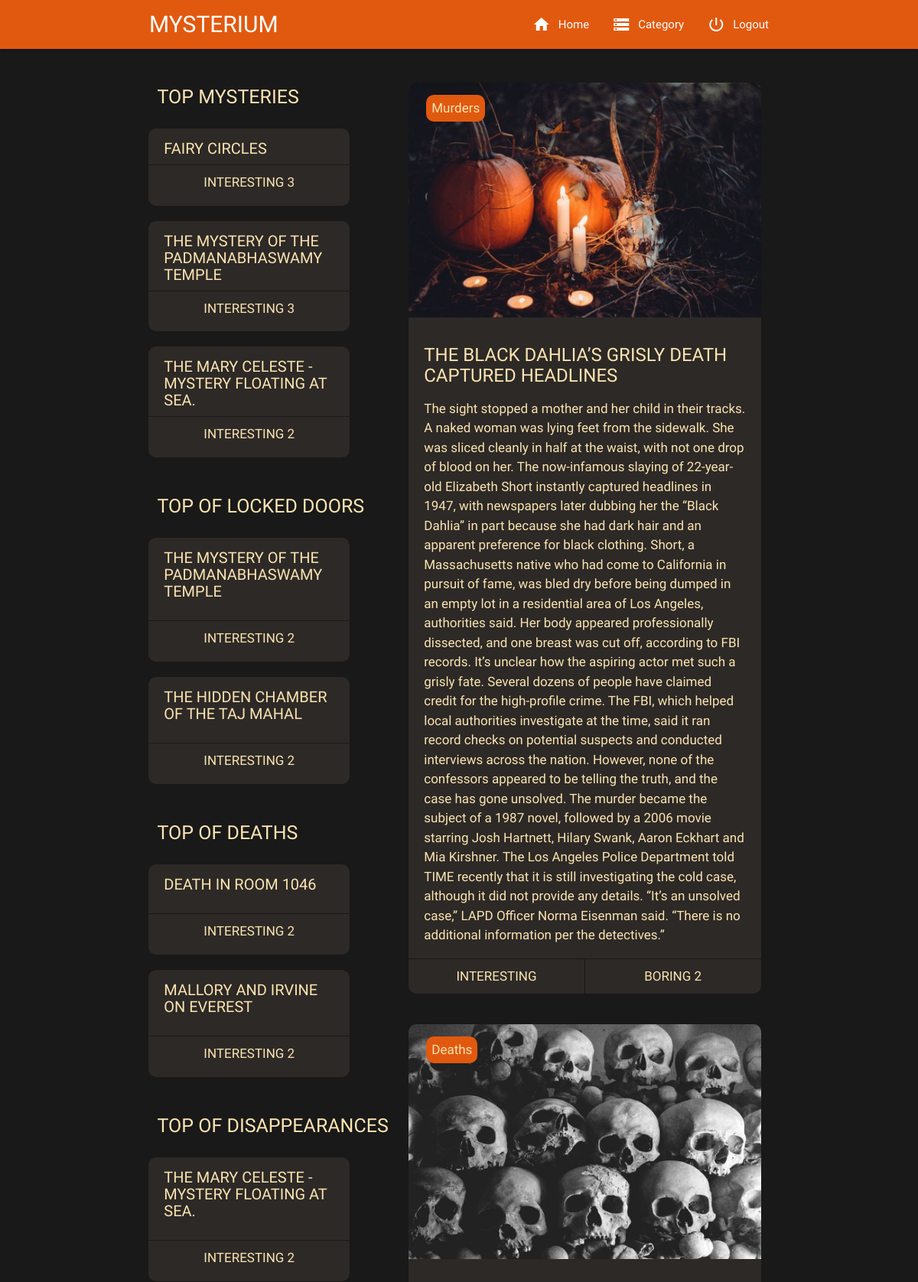
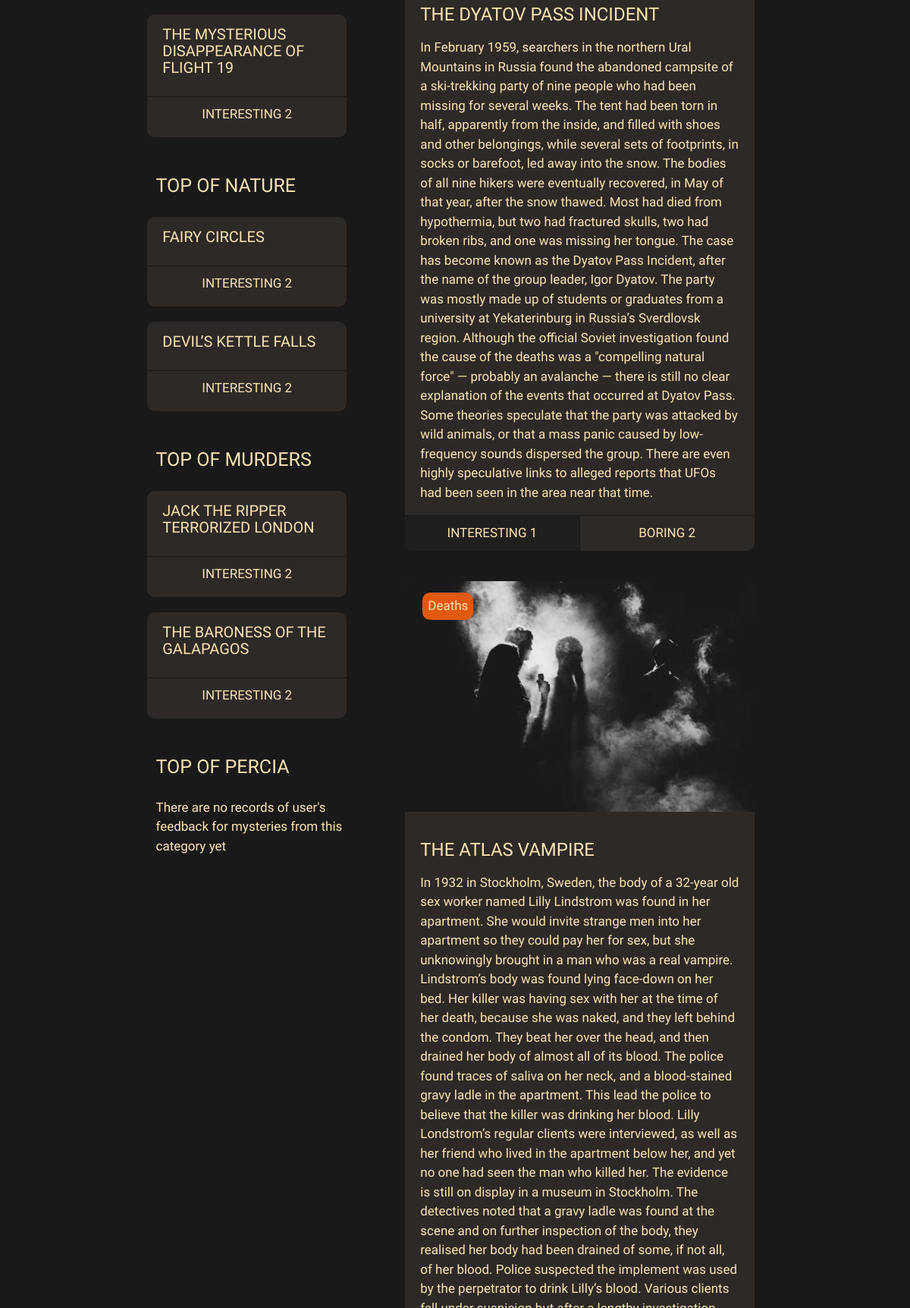
Screenshot of /index.php?view=mysterium (signed in, upper part) with the database file from the repository (2 pictures, top to bottom).
### tables this page shows
CREATE TABLE `menu` (
  `menuID` int(255) NOT NULL,
  `href` varchar(255) NOT NULL,
  `name` varchar(255) DEFAULT NULL,
  `icon` varchar(255) DEFAULT NULL,
  `menuTypeID` int(20) DEFAULT NULL,
  `social` bit(1) DEFAULT NULL
);

CREATE TABLE `mystery` (
  `mysteryID` int(10) NOT NULL,
  `title` varchar(255) NOT NULL,
  `content` text NOT NULL,
  `image` varchar(255) NOT NULL,
  `timestamp` int(255) NOT NULL,
  `categoryID` int(11) NOT NULL
);

CREATE TABLE `category` (
  `categoryID` int(5) NOT NULL,
  `title` varchar(255) NOT NULL,
  `icon` varchar(255) DEFAULT NULL
);

### views/mysteriumContent.php (the view, shortened to what this page needs)
<?php
    require_once "connection.php";
    if($connection)
    {
        try{
            $wantedNumberOfMysteries = 5;
            $query5 = "SELECT m.mysteryID AS mysteryID, m.title AS title, c.title AS category, m.timestamp AS timestamp, m.content AS content, image FROM mystery m INNER JOIN category c ON m.categoryID = c.categoryID ORDER BY timestamp LIMIT $wantedNumberOfMysteries OFFSET 0";
            $result5 = $connection -> query($query5) ->  fetchAll();
        }
        catch(PDOException $ex){
            echo $ex;
        }
    }
    $getTop3Mysteries = "SELECT COUNT(m.title) AS number, m.mysteryID AS mystery, m.title AS title, m.image AS image FROM usermystery um INNER JOIN mystery m ON um.mysteryID = m.mysteryID WHERE interesting = 1 GROUP BY title ORDER BY number DESC LIMIT 3";
    $top3Mysteries = $connection -> query($getTop3Mysteries) -> fetchAll();
    $getTopOne = "SELECT title, categoryID FROM category";
    $topOne = $connection -> query($getTopOne) -> fetchAll();
?>
<div class="container-fluid backgroundDark nestanibgdark">
    <div class="container">
        <div class="row mysteriumContent pt-5">
            <div class="col l5 s12 backgroundDark m-0 p-0 mb-5">
                <h2 class="uppercase mb-4"> Top mysteries </h2>
                <?php if($top3Mysteries): ?>
                    <?php foreach($top3Mysteries as $one): ?>
                        <?php
                            $mystery = $one -> mystery;
                            $numberInt = "SELECT COUNT(*) as interesting FROM usermystery WHERE mysteryID = $mystery AND interesting = 1";
                            $numberIntResult = $connection -> query($numberInt) -> fetch();
                        ?>
                        <div class="row miniContent">
                            <a href="<?= $_SERVER["PHP_SELF"] . "?view=mysterium&content=category&mystery=" . $one -> title ?>">
                            <h3 class="pt-3 mb-0 uppercase highlight"> <?= $one -> title ?> </h3>
                            </a>
                            <div class="d-flex justify-content-around">
                                <p class="pstyle highlight uppercase"> Interesting <span class="likeCol"> <?php if($numberIntResult -> interesting != 0)  echo $numberIntResult -> interesting ?> </span> </p>
                            </div>
                        </div>
                    <?php endforeach; ?>
                <?php else: ?>
                        <p class="infoNoMys"> There are no records of user's feedback for any mystery yet </p>
                    <?php endif; ?>
                <?php foreach($topOne as $topM): ?>
                    <h2 class="mb-4 mt-5 uppercase"> Top of <?= $topM -> title ?> </h2>
                    <?php
                        $currentMystery = $topM -> categoryID;
                        $getMysteryTop = "SELECT COUNT(m.title) AS number, m.mysteryID AS mystery, m.title AS title FROM usermystery um INNER JOIN mystery m ON um.mysteryID = m.mysteryID  WHERE interesting = 1 AND m.categoryID = $currentMystery GROUP BY title ORDER BY number DESC LIMIT 2";
                        $mysteryTop = $connection -> query($getMysteryTop) -> fetchAll();
                    ?>
                    <?php if($mysteryTop): ?>
                        <?php foreach($mysteryTop as $top): ?>
                        <div class="row miniContent">
                            <a href="<?= $_SERVER["PHP_SELF"] . "?view=mysterium&content=category&mystery=" . $top -> title ?>">
                            <h3 class="pt-3 uppercase highlight"> <?= $top -> title ?> </h3>
                            </a>
                            <div class="d-flex justify-content-around">
                                <p class="pstyle highlight uppercase"> Interesting <span class="likeCol"> <?php if($numberIntResult -> interesting != 0)  echo $numberIntResult -> interesting ?> </span> </p>
                            </div>
                        </div>
                        <?php endforeach; ?>
                        <?php else: ?>
                        <p class="infoNoMys"> There are no records of user's feedback for mysteries from this category yet </p>
                    <?php endif; ?>
                <?php endforeach; ?>
            </div>
            <div class="col l7 s12 m-0 p-0">
                <?php foreach($result5 as $mystery):?>
                    <div class="mystery" data-id="<?= $mystery -> mysteryID ?>">
                        <div class="imageMystery">
                        <img src="assets/images/lockedDoors/<?= $mystery -> image ?>" alt ="<?= $mystery -> title ?>" />
                        <span class="categoryMark"> <?= $mystery -> category ?> </span>
                        </div>
                        <h3 class="highlight uppercase"> <?= $mystery -> title ?>   </h3>
                        <p> <?= $mystery -> content ?> </p>
                        <?php
                            $mysteryID = $mystery -> mysteryID;
                            $numberInt = "SELECT COUNT(*) as interesting FROM usermystery WHERE mysteryID = $mysteryID AND interesting = 1";
                            $numberIntResult = $connection -> query($numberInt) -> fetch();
                            $numberBor = "SELECT COUNT(*) as boring FROM usermystery WHERE mysteryID = $mysteryID AND interesting = 0";
                            $numberBorResult = $connection -> query($numberBor) -> fetch();
                            $currentUserID = $_SESSION['loggedUser'] -> userID;
                            $previouslyChosen = "SELECT interesting FROM usermystery WHERE mysteryID = $mysteryID AND userID = $currentUserID";
                            $getPreviouslyChosen = $connection -> query($previouslyChosen) -> fetch();
                            if(!$getPreviouslyChosen){
                                $here = null;
                            }
                            else
                            {
                                $here = $getPreviouslyChosen -> interesting;
                            }
                        ?>
                        <div class="d-flex justify-content-around">
                            <?php if(isset($here) && $here == 1): ?>
                                    <a href="#" class="intBor highlight uppercase backgroundClick" data-like="1"> Interesting <span class="likeCol"> <?php if($numberIntResult -> interesting != 0)  echo $numberIntResult -> interesting ?> </span> </a>
                                <?php else: ?>
                                    <a href="#" class="intBor highlight uppercase" data-like="1"> Interesting <span class="likeCol"> <?php if($numberIntResult -> interesting != 0)  echo $numberIntResult -> interesting ?> </span> </a>
                            <?php endif; ?>
                            <?php if(isset($here) && $here == 0): ?>
                                    <a href="#" class="intBor highlight uppercase backgroundClick" data-like="0"> Boring <span class="likeCol"> <?php if($numberBorResult -> boring != 0)  echo $numberBorResult -> boring ?> </span> </a>
                                <?php else: ?>
                                    <a href="#" class="intBor highlight uppercase" data-like="0"> Boring <span class="likeCol"> <?php if($numberBorResult -> boring != 0)  echo $numberBorResult -> boring ?> </span> </a>
                            <?php endif; ?>
                        </div>
                    </div>
                <?php endforeach; ?>
            </div>
        </div>
    </div>
</div>

### views/menuUser.php
<?php
    require_once "connection.php";
    $role = $_SESSION['loggedUser'] -> role;
    $query = "SELECT m.href AS href, m.name AS name, m.icon AS icon, mt.title AS title FROM menu m INNER JOIN menutype mt ON m.menuTypeID = mt.menuTypeID WHERE mt.title = '$role'";
    $result = $connection -> query($query) -> fetchAll();
?>
<nav class="primarColor stayHere">
    <div class="nav-wrapper container">
        <a href="#!" class="brand-logo uppercase"><h1>Mysterium</h1></a>
        <ul id="addBecomeFixed">
            <?php foreach($result as $link): ?>
            <li class="menuUser"><a href="<?= $link -> href ?>"> <i class="material-icons left"> <?= $link -> icon ?> </i> <span class="disappear"> <?= $link -> name ?> </span> </a></li>
            <?php endforeach; ?>
            <li class="menuUser"><a href="logic/logout.php"><i class="material-icons left">power_settings_new</i> <span class="disappear"> Logout </span> </a></li>
        </ul>
    </div>
</nav>

### rows the page displays
menu: name "Home"
menu: name "Category"
mystery: title "FAIRY CIRCLES", numberIntResult "3", numberIntResult "2"
mystery: title "THE MYSTERY OF THE PADMANABHASWAMY TEMPLE", numberIntResult "3", numberIntResult "2"
mystery: title "THE MARY CELESTE - MYSTERY FLOATING AT SEA.", numberIntResult "2"
category: title "LOCKED DOORS"
mystery: title "THE HIDDEN CHAMBER OF THE TAJ MAHAL", numberIntResult "2"
category: title "DEATHS"
mystery: title "DEATH IN ROOM 1046", numberIntResult "2"
mystery: title "MALLORY AND IRVINE ON EVEREST", numberIntResult "2"
category: title "DISAPPEARANCES"
mystery: title "THE MYSTERIOUS DISAPPEARANCE OF FLIGHT 19", numberIntResult "2"
category: title "NATURE"
mystery: title "DEVIL’S KETTLE FALLS", numberIntResult "2"
category: title "MURDERS"
mystery: title "JACK THE RIPPER TERRORIZED LONDON", numberIntResult "2"
mystery: title "THE BARONESS OF THE GALAPAGOS", numberIntResult "2"
category: title "PERCIA", shows "There are no records of user's feedback for mysteries from this category yet"
mystery: image (picture), categoryID.title "Murders", title "THE BLACK DAHLIA’S GRISLY DEATH CAPTURED HEADLINES", content "The sight stopped a mother and her child in their tracks. A naked woman was lying feet from the sidewalk. She was sliced cleanly in half at the waist, with not one drop of blood on her. The now-infamous slaying of 22-year-old Elizabeth Short instantly captured headlines in 1947, with newspapers later dubbing her the “Black Dahlia” in part because she had dark hair and an apparent preference for black clothing. Short, a Massachusetts native who had come to California in pursuit of fame, was bled dry before being dumped in an empty lot in a residential area of Los Angeles, authorities said. Her body appeared professionally dissected, and one breast was cut off, according to FBI records. It’s…", shows "INTERESTING", numberBorResult "2"
mystery: image (picture), categoryID.title "Deaths", title "THE DYATOV PASS INCIDENT", content "In February 1959, searchers in the northern Ural Mountains in Russia found the abandoned campsite of a ski-trekking party of nine people who had been missing for several weeks. The tent had been torn in half, apparently from the inside, and filled with shoes and other belongings, while several sets of footprints, in socks or barefoot, led away into the snow. The bodies of all nine hikers were eventually recovered, in May of that year, after the snow thawed. Most had died from hypothermia, but two had fractured skulls, two had broken ribs, and one was missing her tongue. The case has become known as the Dyatov Pass Incident, after the name of the group leader, Igor Dyatov. The party was…", numberIntResult "1", numberBorResult "2"
mystery: image (picture), categoryID.title "Deaths", title "THE ATLAS VAMPIRE"
